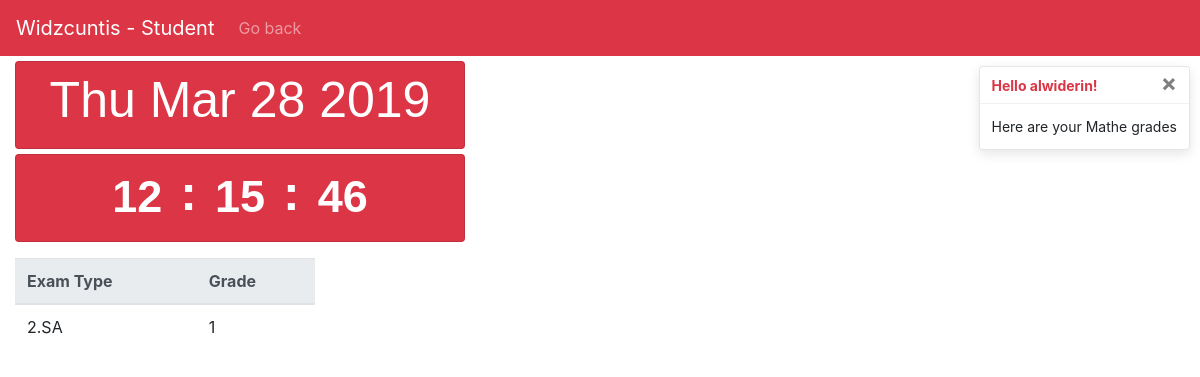
The page /users/home/logged_s/subject/1 (signed in) on the database its author committed.
### users/models.py (models this page shows)
class CustomUser(AbstractUser):
    def __str__(self):
        return self.last_name

### school/models.py (models this page shows, shortened)
class Exam(models.Model):
    stusu = models.ForeignKey(Stusu, on_delete=models.CASCADE)
    name = models.CharField(max_length=200)
    grade = models.IntegerField(default=0)
    value = models.IntegerField(default=0)

class Stusu(models.Model):
    subject = models.ForeignKey(Subject, on_delete=models.CASCADE)
    student = models.ForeignKey(Student, on_delete=models.CASCADE)

class Subject(models.Model):
    name = models.CharField(max_length=200)
    def __str__(self):
        return self.name

### users/views.py (the view)
# urls.py: path('home/logged_s/subject/<int:pk>', views.StudentSubject.as_view(), name='StudentSubject'),
class StudentSubject(generic.ListView):
    template_name='studentsubject.html'
    context_object_name='exam_list'
    def get_queryset(self):
        e=[]
        pk=self.kwargs['pk']
        if(self.request.user.is_authenticated):
            user=  self.request.user
        authorized=False
        for i in Stusu.objects.all():
            if(i.id==pk and i.student.user.id==user.id):
                authorized=True
        if(authorized==False):
            return e
        for i in Exam.objects.all():
            if(i.stusu.id==pk):
                e.append(i)
        return e

### templates/studentsubject.html (shortened to what this page needs)
{% extends 'base.html' %}
{% load bootstrap4 %}
{% block content %}
{% if exam_list %}
<nav class="navbar navbar-expand-lg navbar-dark bg-danger">
    <a class="navbar-brand" href="{% url 'BackHome' %}">Widzcuntis - Student</a>
    <div class="collapse navbar-collapse" id="navbarText">
      <ul class="navbar-nav">
        <li class="nav-item">
          <a class="nav-link" href="{% url 'StudentHome' exam_list.0.stusu.student.id %}">Go back</a>
        </li>
      </ul>
    </div>
  </nav>
  <div role="alert" aria-live="assertive" aria-atomic="true" style="position: relative; min-height: 0px;" >
        <div class="toast" data-autohide="false">
            <div class="toast-header">
              <strong class="mr-auto text-danger">Hello {{ user.username }}!</strong>
              <button type="button" class="ml-2 mb-1 close" data-dismiss="toast">&times;</button>
            </div>
            <div class="toast-body">
                Here are your {{ exam_list.0.stusu.subject }} grades
            </div>
          </div>
        </div>
  <div class="col-md-3 container">
    <div class="card width=75 bg-danger text-white rounded datee">
      <h2 class="card-title text-center">
      <div class="d-flex flex-wrap justify-content-center mt-2">
        <p id="demo" class="datum"></p>
      </div>
    </div>
  <div class="card width=75 bg-danger text-white rounded clock">
    <h3 class="card-title text-center">
    <div class="d-flex flex-wrap justify-content-center mt-2">
     <a><span class="badge hours"></span></a> <p class="colon">:</p>
     <a><span class="badge min"></span></a> <p class="colon">:</p>
     <a><span class="badge sec"></span></a>
    </div>
    </h3>
  </div>
  </div>
  <table class="table gradetable">
        <thead class="thead-light theaddanger">
          <tr>
            <th scope="col">Exam Type</th>
            <th scope="col">Grade</th>
          </tr>
        </thead>
        <tbody>
            {% for exam in exam_list %}
                <tr>
                    <td>{{exam.name}}</td>
                    <td>{{exam.grade}}</td>
                </tr>
            {% endfor %}
        </tbody>
      </table>
{% else %}
    <p>There are no entries or you are not authorized.</p>
    <a href="{% url 'BackHome' %}">Go Home</a>
{% endif %}
{% endblock %}

### templates/base.html (style rules this page uses)
body { background: white url("/static/auth3/images/reclaimer.png") no-repeat; }
.cardtitle1,.text-center { font-family: 'Helvetica'; font-size: 60px; }
.gradetable { margin-top: 5px; margin-left:15px; width:300px; }
.colon { font-family: 'Arial'; font-size: 50px; font-weight: bold; }
.container,.datee,.clock { margin: 5px; margin-left: 0px; }
.datum { font-family: 'Arial'; font-size: 50px; }
.datee,.clock { width: 450px; height: 88px; }
.toast { position: absolute; top: 0; right: 0; margin-right: 10px; margin-top: 10px; margin-bottom: 10px; }
p { font-size: 15px; }

### rows shown on the page
CustomUser: username "alwiderin"
Exam: stusu.name "Mathe", name "2.SA", grade "1"
